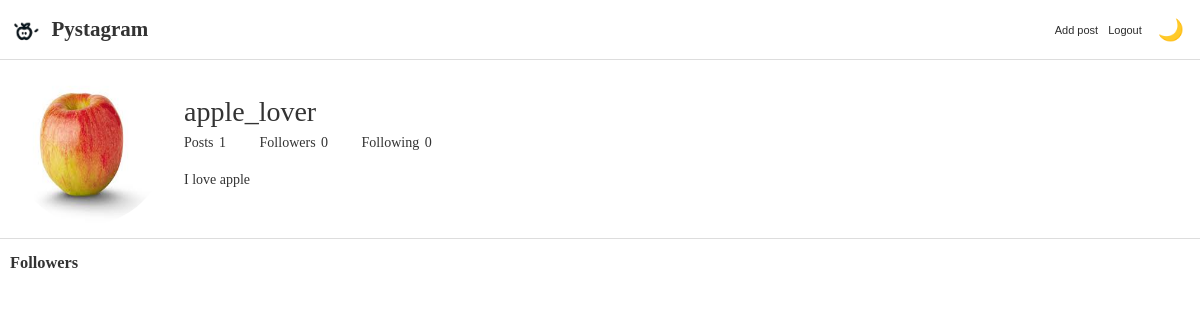
The app's page /users/4/followers/, older data.
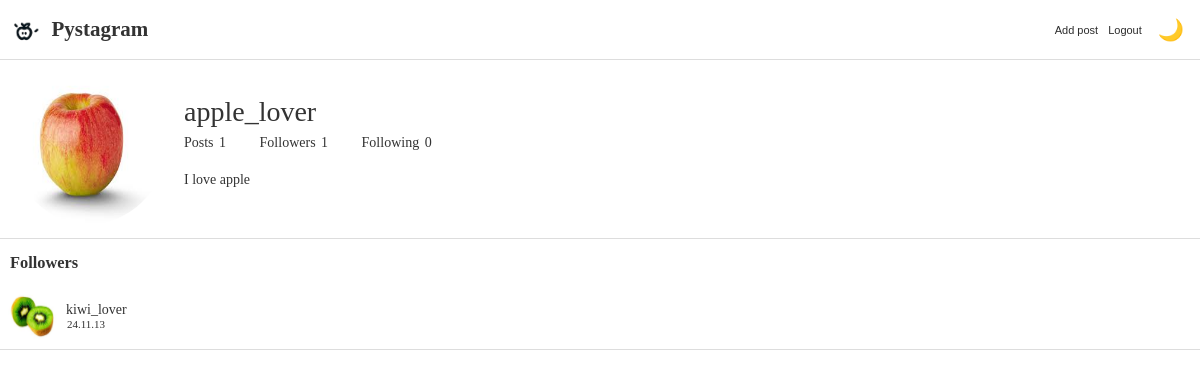
The same page, newer data.
### users/models.py (models this page shows, shortened)
class User(AbstractUser):
    profile_image = models.ImageField(
        "프로필 이미지", upload_to="users/profile", blank=True
    )
    short_description = models.TextField("소개글", blank=True)
    like_posts = models.ManyToManyField(
        "posts.Post",
        verbose_name="좋아요 누른 Post 목록",
        related_name="like_users",
        blank=True,
    )
    following = models.ManyToManyField(
        "self",
        verbose_name="팔로우 중인 사용자들",
        related_name="followers",
        symmetrical=False,
        through="users.Relationship",
    )

class Relationship(models.Model):
    from_user = models.ForeignKey(
        "users.User",
        verbose_name="팔로우를 요청한 사용자",
        related_name="following_relationships",
        on_delete=models.CASCADE,
    )
    to_user = models.ForeignKey(
        "users.User",
        verbose_name="팔로우 요청의 대상",
        related_name="follower_relationships",
        on_delete=models.CASCADE,
    )
    created = models.DateTimeField(auto_now_add=True)

### users/views.py (the view)
# urls.py: path("<int:user_id>/followers/", followers, name="followers"),
def followers(request, user_id):
    user = get_object_or_404(User, id=user_id)
    relationships = user.follower_relationships.all()
    context = {
        "user": user,
        "relationships": relationships,
    }
    return render(request, "users/followers.html", context)

### templates/users/followers.html
{% extends 'base_profile.html' %}
{% block bottom_data %}
<div class="relationships">
    <h3>Followers</h3>
    {% for relationship in relationships %}
        <div class="relationship">
            <a href="{% url 'users:profile' user_id=relationship.from_user_id %}">
                {%  if relationship.from_user.profile_image %}
                    <img src="{{ relationship.from_user.profile_image.url }}">
                {% endif %}
                <div class="relationship-info">
                    <span>{{ relationship.from_user.username }}</span>
                    <span>{{ relationship.created|date:"y.m.d" }}</span>
                </div>
            </a>
        </div>
    {% endfor %}
</div>
{% endblock %}

### templates/base_profile.html
{% extends 'base_nav.html' %}
{% block content %}
<div id="profile">
    <div class="info">
        {% if user.profile_image %}
            <img src="{{ user.profile_image.url }}">
        {% endif %}
        <div class="info-texts">
            <h1>{{ user.username }}</h1>
            <div class="counts">
                <dl>
                    <dt>Posts</dt>
                    <dd>
                        <a href="{% url 'users:profile' user_id=user.id %}">
                            {{ user.post_set.count }}</a>
                    </dd>
                    <dt>Followers</dt>
                    <dd>
                        <a href="{% url 'users:followers' user_id=user.id %}">
                            {{ user.followers.count }}</a>
                    </dd>
                    <dt>Following</dt>
                    <dd>
                        <a href="{% url 'users:following' user_id=user.id %}">
                            {{ user.following.count }}</a>
                    </dd>
                </dl>
            </div>
            <p>{{ user.short_description }}</p>
        </div>
    </div>
    {% block bottom_data %}{% endblock %}
</div>
{% endblock %}

Row changes from the older to the newer data that the page shows:
computed for User "apple_lover": followers.count "0" → "1"
added Relationship: from_user.profile_image (picture), from_user.username "kiwi_lover", created "24.11.13"
